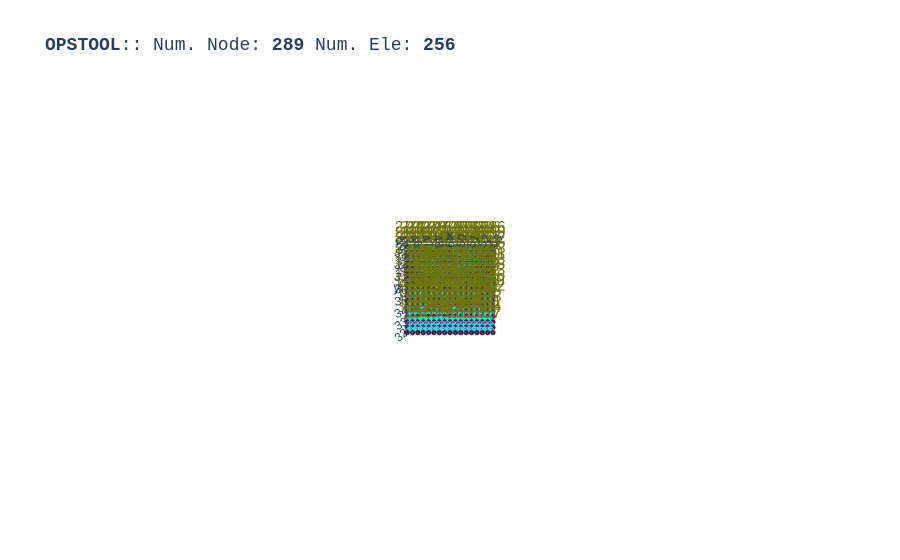

Source (notebook cell):
### Code cell
opst.vis.plotly.plot_model(show_node_numbering=True, show_ele_numbering=False, show_nodal_loads = True)

### Figure 1 — Plotly figure (JSON) as saved in the notebook; plotly's stock layout.template omitted (floating-point values rounded to 4 significant figures; data arrays with more than 128 entries replaced by an {"elided": "..."} marker saying what was removed)
{"data": [{"color": "#00FFFF", "hoverinfo": "skip", "i": {"elided": "512 int values"}, "j": {"elided": "512 int values"}, "k": {"elided": "512 int values"}, "name": "ELE_TAG_FourNodeQuadWithSensitivity", "opacity": 1, "type": "mesh3d", "x": {"elided": "1024 float values"}, "y": {"elided": "1024 float values"}, "z": {"elided": "1024 float values"}}, {"connectgaps": false, "hoverinfo": "skip", "line": {"color": "black", "width": 1}, "mode": "lines", "name": "Edge", "type": "scatter3d", "x": {"elided": "1536 float values"}, "y": {"elided": "1536 float values"}, "z": {"elided": "1536 float values"}}, {"customdata": {"elided": "256 str values"}, "hovertemplate": "%{customdata}", "marker": {"color": "#00FFFF", "size": 3, "symbol": "diamond-open"}, "mode": "markers", "name": "ELE_TAG_FourNodeQuadWithSensitivity", "type": "scatter3d", "x": {"elided": "256 float values"}, "y": {"elided": "256 float values"}, "z": {"elided": "256 float values"}}, {"customdata": {"elided": "289 str values"}, "hovertemplate": "x: %{x}<br>y: %{y}<br>z: %{z} <br>nodeTag: %{customdata}", "marker": {"color": "#580f41", "size": 3, "symbol": "circle"}, "mode": "markers", "name": "Nodes", "type": "scatter3d", "x": {"elided": "289 float values"}, "y": {"elided": "289 float values"}, "z": {"elided": "289 float values"}}, {"mode": "text", "name": "Node Tag", "text": {"elided": "289 str values"}, "textfont": {"color": "#6e750e", "size": 15}, "type": "scatter3d", "x": {"elided": "289 float values"}, "y": {"elided": "289 float values"}, "z": {"elided": "289 float values"}}, {"connectgaps": false, "hoverinfo": "skip", "line": {"color": "#15b01a", "width": 1}, "mode": "lines", "name": "BC", "type": "scatter3d", "x": {"elided": "340 float values"}, "y": {"elided": "340 float values"}, "z": {"elided": "340 float values"}}, {"connectgaps": false, "hoverinfo": "skip", "line": {"color": "#FF1493", "width": 2.5}, "mode": "lines", "name": "mp constraint", "type": "scatter3d", "x": [45.0, 53.0, NaN, 45.0, 53.0, NaN, 45.0, 53.0, NaN, 45.0, 53.0, NaN, 45.0, 53.0, NaN, 45.0, 53.0, NaN, 45.0, 53.0, NaN, 45.0, 53.0, NaN, 45.0, 53.0, NaN, 45.0, 53.0, NaN, 45.0, 53.0, NaN, 45.0, 53.0, NaN, 45.0, 53.0, NaN, 45.0, 53.0, NaN, 45.0, 53.0, NaN, 45.0, 53.0, NaN], "y": [32.5, 32.5, NaN, 33.0, 33.0, NaN, 33.5, 33.5, NaN, 34.0, 34.0, NaN, 34.5, 34.5, NaN, 35.0, 35.0, NaN, 35.5, 35.5, NaN, 36.0, 36.0, NaN, 36.5, 36.5, NaN, 37.0, 37.0, NaN, 37.5, 37.5, NaN, 38.0, 38.0, NaN, 38.5, 38.5, NaN, 39.0, 39.0, NaN, 39.5, 39.5, NaN, 40.0, 40.0, NaN], "z": [0.0, 0.0, NaN, 0.0, 0.0, NaN, 0.0, 0.0, NaN, 0.0, 0.0, NaN, 0.0, 0.0, NaN, 0.0, 0.0, NaN, 0.0, 0.0, NaN, 0.0, 0.0, NaN, 0.0, 0.0, NaN, 0.0, 0.0, NaN, 0.0, 0.0, NaN, 0.0, 0.0, NaN, 0.0, 0.0, NaN, 0.0, 0.0, NaN, 0.0, 0.0, NaN, 0.0, 0.0, NaN]}], "layout": {"autosize": true, "font": {"family": "Arial, sans-serif"}, "scene": {"aspectmode": "data", "camera": {"eye": {"x": 0, "y": -0.1, "z": 10}}, "dragmode": "pan", "xaxis": {"showbackground": false}, "yaxis": {"showbackground": false}, "zaxis": {"showbackground": true, "showgrid": true, "showticklabels": false, "ticks": "", "title": {"text": ""}, "visible": true}}, "showlegend": false, "title": {"font": {"family": "courier", "size": 18}, "text": "<b>OPSTOOL</b>:: Num. Node: <b>289</b> Num. Ele: <b>256</b>"}}}
